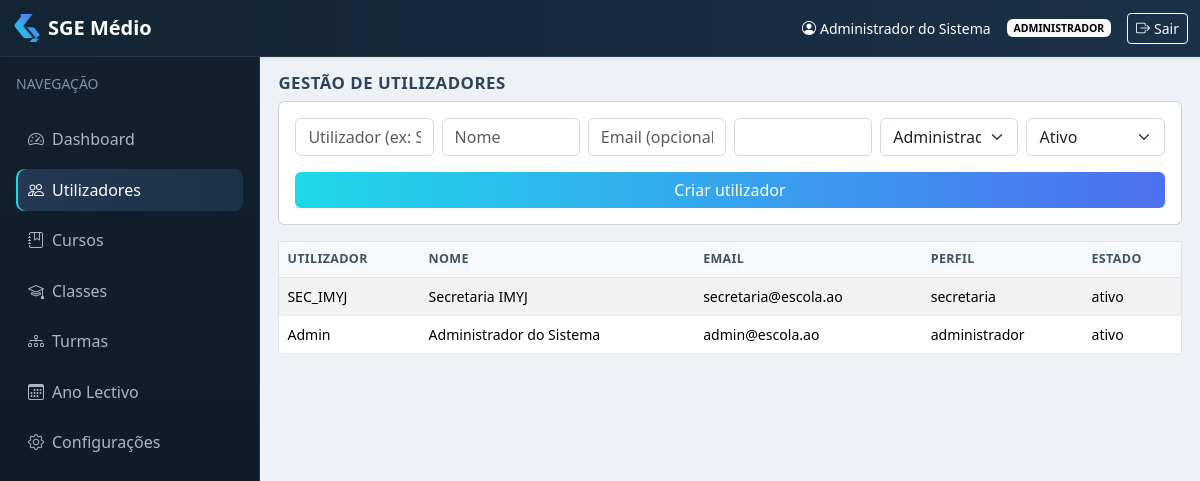
The app's page /admin/usuarios.php (signed in) with its own data.
### tables this page shows
CREATE TABLE IF NOT EXISTS usuarios (
  id INT AUTO_INCREMENT PRIMARY KEY,
  username VARCHAR(60) NOT NULL UNIQUE,
  nome VARCHAR(150) NOT NULL,
  email VARCHAR(120) NULL UNIQUE,
  senha VARCHAR(255) NOT NULL,
  perfil ENUM('administrador','secretaria') NOT NULL,
  estado ENUM('ativo','inativo') NOT NULL DEFAULT 'ativo',
  data_criacao DATETIME NOT NULL DEFAULT CURRENT_TIMESTAMP
);

### admin/usuarios.php (the view, shortened to what this page needs)
<?php
require_once __DIR__ . '/../config/database.php';
$usuarios = $pdo->query('SELECT id,username,nome,email,perfil,estado,data_criacao FROM usuarios ORDER BY id DESC')->fetchAll();
$tituloPagina='Utilizadores'; include __DIR__ . '/../includes/header.php'; include __DIR__ . '/../includes/navbar.php';
?>
<div class="app-layout"><?php include __DIR__ . '/../includes/sidebar.php'; ?><main class="content-wrap"><h2>Gestão de Utilizadores</h2>
<form method="post" class="card p-3 mb-3"><div class="row g-2"><div class="col"><input name="username" class="form-control" placeholder="Utilizador (ex: SEC_IMYJ)" required></div><div class="col"><input name="nome" class="form-control" placeholder="Nome" required></div><div class="col"><input name="email" class="form-control" type="email" placeholder="Email (opcional)"></div><div class="col"><input name="senha" class="form-control" type="password" required></div><div class="col"><select name="perfil" class="form-select"><option value="administrador">Administrador</option><option value="secretaria">Secretaria</option></select></div><div class="col"><select name="estado" class="form-select"><option value="ativo">Ativo</option><option value="inativo">Inativo</option></select></div></div><button class="btn btn-school mt-3">Criar utilizador</button></form>
<table class="table table-striped bg-white"><thead><tr><th>Utilizador</th><th>Nome</th><th>Email</th><th>Perfil</th><th>Estado</th></tr></thead><tbody><?php foreach($usuarios as $u): ?><tr><td><?= htmlspecialchars($u['username']) ?></td><td><?= htmlspecialchars($u['nome']) ?></td><td><?= htmlspecialchars((string) $u['email']) ?></td><td><?= $u['perfil'] ?></td><td><?= $u['estado'] ?></td></tr><?php endforeach; ?></tbody></table>
</main></div><?php include __DIR__ . '/../includes/footer.php'; ?>

### assets/css/style.css (style rules this page uses)
:root { --school-cyan: #1ed8e9; --school-blue: #4e6ff2; --shell-bg: #eef1f5; --panel-bg: #ffffff; --sidebar-bg: #111f2f; --sidebar-bg-2: #0c1826; --sidebar-text: #a9b7c8; --sidebar-active: #1f3249; --topbar-bg: #132434; }
body.app-shell { background: var(--shell-bg); color: #202a36; }
.btn-school { background: linear-gradient(90deg, var(--school-cyan), var(--school-blue)); color: #fff; border: 0; }
.app-layout { display: grid; grid-template-columns: 260px 1fr; min-height: calc(100vh - 56px); }
.content-wrap { padding: 1rem 1.15rem; }
.card, .table { border-radius: .4rem; }
.table { border: 1px solid #dde3ea; font-size: .88rem; }
.table thead th { background: #f6f8fb; color: #405268; font-size: .78rem; text-transform: uppercase; letter-spacing: .03em; border-bottom: 1px solid #d8e0ea; }
.table tbody td { vertical-align: middle; border-color: #e9eef5; }
h2 { font-size: 1.05rem; text-transform: uppercase; letter-spacing: .03em; color: #2f435b; font-weight: 700; }
.form-control, .form-select { border-radius: .35rem; border-color: #cfd8e3; }

### records on screen
usuarios: username "SEC_IMYJ", nome "Secretaria IMYJ", email "secretaria@escola.ao", perfil "secretaria", estado "ativo"
usuarios: username "Admin", nome "Administrador do Sistema", email "admin@escola.ao", perfil "administrador", estado "ativo"

### other values on screen
$_SESSION['utilizador']['nome'] "Administrador do Sistema"
$_SESSION['utilizador']['perfil'] "ADMINISTRADOR"
